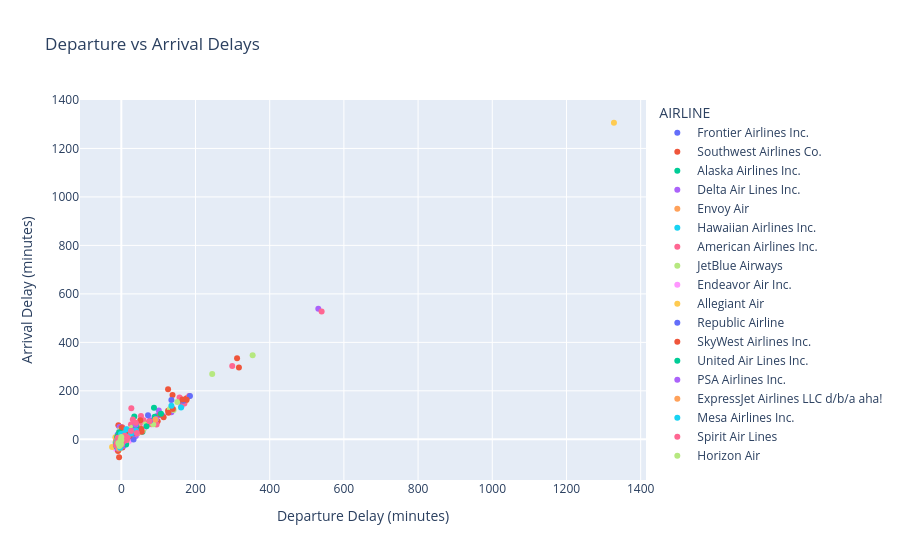

The code cell stored with this chart in its notebook:
### Markdown cell above
The graph illustrates the relationship between flight distance and air time.

# Key Points:
## X-Axis: 
Flight distance in miles.

## Y-Axis:
Air time in minutes.

## Trend Line:
The red line indicates a positive correlation between distance and air time.

## Observations:
As flight distance increases, air time also increases, suggesting that longer flights take more time.
The data points are closely aligned with the trend line, indicating a strong linear relationship.

### Code cell
import plotly.graph_objects as go
from plotly.subplots import make_subplots

# 1. Interactive Scatter Plot of Delays
fig = px.scatter(df.sample(1000), x='DEP_DELAY', y='ARR_DELAY', 
                 color='AIRLINE', hover_data=['ORIGIN_CITY', 'DEST_CITY'],
                 title='Departure vs Arrival Delays')
fig.update_layout(xaxis_title='Departure Delay (minutes)',
                 yaxis_title='Arrival Delay (minutes)')
fig.show()

### Figure 1 — Plotly figure (JSON) as saved in the notebook; plotly's stock layout.template omitted (floating-point values rounded to 4 significant figures; data arrays with more than 128 entries replaced by an {"elided": "..."} marker saying what was removed)
{"data": [{"customdata": [["Phoenix, AZ", "Atlanta, GA"], ["Dallas/Fort Worth, TX", "Phoenix, AZ"], ["Portland, OR", "Denver, CO"], ["Denver, CO", "Orlando, FL"], ["Tampa, FL", "Charlotte, NC"], ["Washington, DC", "Denver, CO"], ["Sacramento, CA", "Las Vegas, NV"], ["Dallas/Fort Worth, TX", "Orlando, FL"], ["Dallas/Fort Worth, TX", "Orlando, FL"], ["Sacramento, CA", "Las Vegas, NV"], ["Denver, CO", "Washington, DC"], ["Hartford, CT", "Denver, CO"], ["Denver, CO", "Cleveland, OH"], ["Denver, CO", "St. Louis, MO"], ["Phoenix, AZ", "Cleveland, OH"], ["Denver, CO", "Washington, DC"], ["Denver, CO", "Santa Ana, CA"], ["Buffalo, NY", "Orlando, FL"]], "hovertemplate": "AIRLINE=Frontier Airlines Inc.<br>DEP_DELAY=%{x}<br>ARR_DELAY=%{y}<br>ORIGIN_CITY=%{customdata[0]}<br>DEST_CITY=%{customdata[1]}<extra></extra>", "legendgroup": "Frontier Airlines Inc.", "marker": {"color": "#636efa", "symbol": "circle"}, "mode": "markers", "name": "Frontier Airlines Inc.", "orientation": "v", "showlegend": true, "type": "scatter", "x": [34, -5, -10, 7, -3, 42, -8, -2, 3, -10, 24, -11, -8, -3, -6, 4, -4, -2], "xaxis": "x", "y": [62, -19, 19, -15, -8, 24, -14, -1, -10, -12, 2, -18, 1, -8, -6, 11, -11, -16], "yaxis": "y"}, {"customdata": {"elided": "188x2 str values"}, "hovertemplate": "AIRLINE=Southwest Airlines Co.<br>DEP_DELAY=%{x}<br>ARR_DELAY=%{y}<br>ORIGIN_CITY=%{customdata[0]}<br>DEST_CITY=%{customdata[1]}<extra></extra>", "legendgroup": "Southwest Airlines Co.", "marker": {"color": "#EF553B", "symbol": "circle"}, "mode": "markers", "name": "Southwest Airlines Co.", "orientation": "v", "showlegend": true, "type": "scatter", "x": {"elided": "188 float values"}, "xaxis": "x", "y": {"elided": "188 float values"}, "yaxis": "y"}, {"customdata": [["Los Angeles, CA", "Seattle, WA"], ["Philadelphia, PA", "Seattle, WA"], ["Portland, OR", "Los Angeles, CA"], ["Austin, TX", "Portland, OR"], ["Seattle, WA", "San Jose, CA"], ["Seattle, WA", "Reno, NV"], ["Portland, OR", "San Francisco, CA"], ["Philadelphia, PA", "Los Angeles, CA"], ["San Francisco, CA", "Seattle, WA"], ["Fairbanks, AK", "Seattle, WA"], ["San Francisco, CA", "Seattle, WA"], ["Seattle, WA", "Boston, MA"], ["Seattle, WA", "Austin, TX"], ["San Francisco, CA", "Las Vegas, NV"], ["Las Vegas, NV", "Portland, OR"], ["Seattle, WA", "Los Angeles, CA"], ["Seattle, WA", "Santa Barbara, CA"], ["Palm Springs, CA", "Portland, OR"], ["San Francisco, CA", "Seattle, WA"], ["Los Angeles, CA", "Portland, OR"], ["Santa Ana, CA", "Seattle, WA"], ["New York, NY", "Los Angeles, CA"], ["Seattle, WA", "Boise, ID"], ["Seattle, WA", "Anchorage, AK"], ["Chicago, IL", "Seattle, WA"], ["Seattle, WA", "Los Angeles, CA"], ["Portland, OR", "San Jose, CA"], ["Atlanta, GA", "Seattle, WA"]], "hovertemplate": "AIRLINE=Alaska Airlines Inc.<br>DEP_DELAY=%{x}<br>ARR_DELAY=%{y}<br>ORIGIN_CITY=%{customdata[0]}<br>DEST_CITY=%{customdata[1]}<extra></extra>", "legendgroup": "Alaska Airlines Inc.", "marker": {"color": "#00cc96", "symbol": "circle"}, "mode": "markers", "name": "Alaska Airlines Inc.", "orientation": "v", "showlegend": true, "type": "scatter", "x": [-5, 2, 33, 10.12, 14, -9, -7, 56, 1, 10.12, -8, 17, 33, 24, -1, 4, 28, -7, 7, 22, -7, -1, -6, -5, 57, -1, 50, 2], "xaxis": "x", "y": [-17, 12, 10, 4.261, 5, -26, -16, 78, -7, 4.261, -11, 8, 23, 37, 6, -21, 27, -11, -6, 19, -15, -16, -23, -13, 31, -10, 45, -3], "yaxis": "y"}, {"customdata": {"elided": "133x2 str values"}, "hovertemplate": "AIRLINE=Delta Air Lines Inc.<br>DEP_DELAY=%{x}<br>ARR_DELAY=%{y}<br>ORIGIN_CITY=%{customdata[0]}<br>DEST_CITY=%{customdata[1]}<extra></extra>", "legendgroup": "Delta Air Lines Inc.", "marker": {"color": "#ab63fa", "symbol": "circle"}, "mode": "markers", "name": "Delta Air Lines Inc.", "orientation": "v", "showlegend": true, "type": "scatter", "x": {"elided": "133 float values"}, "xaxis": "x", "y": {"elided": "133 float values"}, "yaxis": "y"}, {"customdata": [["Chicago, IL", "Akron, OH"], ["Miami, FL", "Gainesville, FL"], ["Chicago, IL", "Des Moines, IA"], ["Garden City, KS", "Dallas/Fort Worth, TX"], ["Little Rock, AR", "Dallas/Fort Worth, TX"], ["Dallas/Fort Worth, TX", "Amarillo, TX"], ["Chicago, IL", "Peoria, IL"], ["Dallas/Fort Worth, TX", "Tyler, TX"], ["Chicago, IL", "White Plains, NY"], ["Miami, FL", "Raleigh/Durham, NC"], ["Baton Rouge, LA", "Dallas/Fort Worth, TX"], ["Alexandria, LA", "Dallas/Fort Worth, TX"], ["Dallas/Fort Worth, TX", "Fayetteville, AR"], ["Chicago, IL", "Little Rock, AR"], ["Gulfport/Biloxi, MS", "Dallas/Fort Worth, TX"], ["Louisville, KY", "Chicago, IL"], ["Dallas/Fort Worth, TX", "Fayetteville, AR"], ["Grand Rapids, MI", "Dallas/Fort Worth, TX"], ["Chicago, IL", "Dubuque, IA"], ["Chicago, IL", "Baltimore, MD"], ["Chicago, IL", "Cedar Rapids/Iowa City, IA"], ["Nashville, TN", "Miami, FL"], ["Shreveport, LA", "Dallas/Fort Worth, TX"], ["Chicago, IL", "Columbus, OH"], ["Bismarck/Mandan, ND", "Dallas/Fort Worth, TX"], ["Buffalo, NY", "Dallas/Fort Worth, TX"], ["Pittsburgh, PA", "Chicago, IL"], ["Tampa, FL", "Nashville, TN"], ["Kansas City, MO", "Austin, TX"], ["Dallas/Fort Worth, TX", "Longview, TX"], ["Burlington, VT", "Chicago, IL"], ["New York, NY", "Detroit, MI"], ["Dallas/Fort Worth, TX", "Lexington, KY"], ["Chicago, IL", "Greensboro/High Point, NC"], ["Dallas/Fort Worth, TX", "Brownsville, TX"], ["Gainesville, FL", "Dallas/Fort Worth, TX"], ["Sioux Falls, SD", "Chicago, IL"], ["Dallas/Fort Worth, TX", "Tallahassee, FL"], ["Chicago, IL", "Rochester, NY"], ["Billings, MT", "Dallas/Fort Worth, TX"]], "hovertemplate": "AIRLINE=Envoy Air<br>DEP_DELAY=%{x}<br>ARR_DELAY=%{y}<br>ORIGIN_CITY=%{customdata[0]}<br>DEST_CITY=%{customdata[1]}<extra></extra>", "legendgroup": "Envoy Air", "marker": {"color": "#FFA15A", "symbol": "circle"}, "mode": "markers", "name": "Envoy Air", "orientation": "v", "showlegend": true, "type": "scatter", "x": [-7, -7, -7, -5, 2, -1, -1, 10.12, -2, -3, -9, -1, -1, -4, 10.12, 8, -3, 36, -3, -2, -10, 0, 42, -3, -6, 14, 174, 0, 10, -3, -5, 10.12, 11, -4, -6, -7, -7, -3, -2, -13], "xaxis": "x", "y": [-14, -10, -27, -24, 8, -8, -6, 4.261, 39, -20, -1, -20, -11, -12, 4.261, -8, -8, 24, -5, -4, -37, -6, 37, -13, -31, 10, 160, 2, 2, 3, -12, 4.261, -12, -11, -15, -18, -32, -2, -11, -7], "yaxis": "y"}, {"customdata": [["Honolulu, HI", "Hilo, HI"], ["Kona, HI", "Honolulu, HI"], ["Honolulu, HI", "Hilo, HI"], ["Kahului, HI", "San Jose, CA"], ["Kahului, HI", "Sacramento, CA"], ["Kahului, HI", "Honolulu, HI"], ["Kahului, HI", "Honolulu, HI"], ["Lihue, HI", "Honolulu, HI"], ["Lihue, HI", "Honolulu, HI"], ["Hilo, HI", "Honolulu, HI"], ["Kahului, HI", "Honolulu, HI"], ["Kahului, HI", "San Francisco, CA"], ["Sacramento, CA", "Honolulu, HI"], ["Long Beach, CA", "Honolulu, HI"], ["Honolulu, HI", "Hilo, HI"], ["Hilo, HI", "Honolulu, HI"], ["Kahului, HI", "Honolulu, HI"], ["Lihue, HI", "Honolulu, HI"], ["Lihue, HI", "Honolulu, HI"], ["Kona, HI", "Honolulu, HI"], ["Lihue, HI", "Honolulu, HI"]], "hovertemplate": "AIRLINE=Hawaiian Airlines Inc.<br>DEP_DELAY=%{x}<br>ARR_DELAY=%{y}<br>ORIGIN_CITY=%{customdata[0]}<br>DEST_CITY=%{customdata[1]}<extra></extra>", "legendgroup": "Hawaiian Airlines Inc.", "marker": {"color": "#19d3f3", "symbol": "circle"}, "mode": "markers", "name": "Hawaiian Airlines Inc.", "orientation": "v", "showlegend": true, "type": "scatter", "x": [6, 1, -7, -5, -10, 26, -4, -5, 24, -3, 2, 2, 4, 3, -7, 2, -5, -5, -5, -4, -8], "xaxis": "x", "y": [12, -3, -8, -5, 14, 28, -8, -6, 27, -1, -1, 12, 13, -10, -9, -1, -8, -5, -6, -5, -2], "yaxis": "y"}, {"customdata": {"elided": "136x2 str values"}, "hovertemplate": "AIRLINE=American Airlines Inc.<br>DEP_DELAY=%{x}<br>ARR_DELAY=%{y}<br>ORIGIN_CITY=%{customdata[0]}<br>DEST_CITY=%{customdata[1]}<extra></extra>", "legendgroup": "American Airlines Inc.", "marker": {"color": "#FF6692", "symbol": "circle"}, "mode": "markers", "name": "American Airlines Inc.", "orientation": "v", "showlegend": true, "type": "scatter", "x": {"elided": "136 float values"}, "xaxis": "x", "y": {"elided": "136 float values"}, "yaxis": "y"}, {"customdata": [["Boston, MA", "Minneapolis, MN"], ["New York, NY", "Los Angeles, CA"], ["New York, NY", "Boston, MA"], ["Las Vegas, NV", "Boston, MA"], ["New York, NY", "Boston, MA"], ["Raleigh/Durham, NC", "Boston, MA"], ["White Plains, NY", "West Palm Beach/Palm Beach, FL"], ["Ponce, PR", "Orlando, FL"], ["Las Vegas, NV", "New York, NY"], ["Raleigh/Durham, NC", "Boston, MA"], ["Orlando, FL", "Newark, NJ"], ["Dallas/Fort Worth, TX", "Boston, MA"], ["Hartford, CT", "Orlando, FL"], ["San Juan, PR", "New York, NY"], ["West Palm Beach/Palm Beach, FL", "New York, NY"], ["Austin, TX", "Long Beach, CA"], ["Washington, DC", "Boston, MA"], ["Baltimore, MD", "Boston, MA"], ["West Palm Beach/Palm Beach, FL", "White Plains, NY"], ["Orlando, FL", "Syracuse, NY"], ["San Juan, PR", "Boston, MA"], ["Boston, MA", "Savannah, GA"], ["Martha's Vineyard, MA", "New York, NY"], ["Fort Myers, FL", "Boston, MA"], ["Las Vegas, NV", "New York, NY"], ["New York, NY", "San Jose, CA"], ["Nantucket, MA", "Boston, MA"], ["Orlando, FL", "New York, NY"], ["New York, NY", "West Palm Beach/Palm Beach, FL"], ["Boston, MA", "Washington, DC"], ["Fort Lauderdale, FL", "San Juan, PR"], ["Charleston, SC", "Boston, MA"], ["Newark, NJ", "Fort Lauderdale, FL"], ["San Juan, PR", "Hartford, CT"], ["Buffalo, NY", "New York, NY"], ["New Orleans, LA", "New York, NY"], ["Tampa, FL", "Boston, MA"], ["Boston, MA", "Pittsburgh, PA"], ["New York, NY", "Savannah, GA"], ["Reno, NV", "Long Beach, CA"]], "hovertemplate": "AIRLINE=JetBlue Airways<br>DEP_DELAY=%{x}<br>ARR_DELAY=%{y}<br>ORIGIN_CITY=%{customdata[0]}<br>DEST_CITY=%{customdata[1]}<extra></extra>", "legendgroup": "JetBlue Airways", "marker": {"color": "#B6E880", "symbol": "circle"}, "mode": "markers", "name": "JetBlue Airways", "orientation": "v", "showlegend": true, "type": "scatter", "x": [62, 31, 21, -7, -10, 0, 24, 29, -12, 65, 60, -5, 0, -12, -9, 1, 245, 11, 25, -4, 15, -1, -1, -9, -12, 86, 37, -8, -3, -8, 131, -2, 25, -7, 45, 57, -5, -16, 141, 151], "xaxis": "x", "y": [47, 44, 9, -44, -22, -10, -2, 48, -33, 61, 46, 0, 5, -18, -7, 2, 269, 9, 15, 37, -11, -5, -13, -18, -33, 62, 46, 7, -24, -24, 125, -26, 43, -18, 28, 35, -12, -14, 121, 154], "yaxis": "y"}, {"customdata": [["Greer, SC", "New York, NY"], ["New York, NY", "Cleveland, OH"], ["Atlanta, GA", "Flint, MI"], ["Atlanta, GA", "Fort Wayne, IN"], ["Atlanta, GA", "Mobile, AL"], ["New York, NY", "Burlington, VT"], ["New York, NY", "Pittsburgh, PA"], ["New York, NY", "Greer, SC"], ["White Plains, NY", "Atlanta, GA"], ["Minneapolis, MN", "Madison, WI"], ["Atlanta, GA", "Valdosta, GA"], ["Atlanta, GA", "Lexington, KY"], ["Fayetteville, NC", "Atlanta, GA"], ["New York, NY", "Detroit, MI"], ["Atlanta, GA", "Alexandria, LA"], ["Minneapolis, MN", "Indianapolis, IN"], ["New York, NY", "Buffalo, NY"], ["Burlington, VT", "Detroit, MI"], ["Atlanta, GA", "Newport News/Williamsburg, VA"], ["New York, NY", "Richmond, VA"], ["Atlanta, GA", "Monroe, LA"], ["Cincinnati, OH", "Houston, TX"], ["Detroit, MI", "Des Moines, IA"], ["New York, NY", "Rochester, NY"], ["Fayetteville, AR", "New York, NY"], ["Columbia, SC", "Atlanta, GA"], ["New York, NY", "Milwaukee, WI"], ["Fort Wayne, IN", "Atlanta, GA"], ["Atlanta, GA", "Roanoke, VA"], ["Detroit, MI", "Evansville, IN"], ["Montgomery, AL", "Atlanta, GA"], ["Atlanta, GA", "Mobile, AL"]], "hovertemplate": "AIRLINE=Endeavor Air Inc.<br>DEP_DELAY=%{x}<br>ARR_DELAY=%{y}<br>ORIGIN_CITY=%{customdata[0]}<br>DEST_CITY=%{customdata[1]}<extra></extra>", "legendgroup": "Endeavor Air Inc.", "marker": {"color": "#FF97FF", "symbol": "circle"}, "mode": "markers", "name": "Endeavor Air Inc.", "orientation": "v", "showlegend": true, "type": "scatter", "x": [10.12, -4, 21, -5, -3, -3, -8, -10, -14, -4, -5, -1, 21, -7, -6, -3, -6, -12, -3, 64, 27, 76, -7, -5, 13, -2, -9, 5, -2, -4, -1, -17], "xaxis": "x", "y": [4.261, -12, -7, -5, -6, -24, -33, -23, -40, -18, -9, -1, 15, -15, -7, -17, -24, -22, -23, 51, 32, 89, -9, 32, 11, -11, -29, -8, -2, -21, -9, -32], "yaxis": "y"}, {"customdata": [["Louisville, KY", "Fort Lauderdale, FL"], ["Peoria, IL", "Sarasota/Bradenton, FL"], ["Sanford, FL", "Springfield, MO"], ["Punta Gorda, FL", "Dayton, OH"], ["Newburgh/Poughkeepsie, NY", "Myrtle Beach, SC"], ["Punta Gorda, FL", "Knoxville, TN"], ["Sarasota/Bradenton, FL", "Grand Rapids, MI"], ["Omaha, NE", "Las Vegas, NV"], ["Phoenix, AZ", "Pasco/Kennewick/Richland, WA"], ["Phoenix, AZ", "Houston, TX"], ["Punta Gorda, FL", "Allentown/Bethlehem/Easton, PA"], ["Indianapolis, IN", "Punta Gorda, FL"], ["St. Petersburg, FL", "Cleveland, OH"], ["Stockton, CA", "Las Vegas, NV"], ["Rockford, IL", "Punta Gorda, FL"], ["Chicago, IL", "Savannah, GA"], ["Grand Rapids, MI", "Punta Gorda, FL"], ["Oakland, CA", "Eugene, OR"]], "hovertemplate": "AIRLINE=Allegiant Air<br>DEP_DELAY=%{x}<br>ARR_DELAY=%{y}<br>ORIGIN_CITY=%{customdata[0]}<br>DEST_CITY=%{customdata[1]}<extra></extra>", "legendgroup": "Allegiant Air", "marker": {"color": "#FECB52", "symbol": "circle"}, "mode": "markers", "name": "Allegiant Air", "orientation": "v", "showlegend": true, "type": "scatter", "x": [5, 1328, 11, -10, -16, -9, -9, -5, -10, -6, -25, 3, -5, 3, 44, 3, -5, 3], "xaxis": "x", "y": [3, 1306, 9, -12, 9, -13, -5, -11, -6, -7, -32, 11, -10, 10, 52, 1, -14, 4], "yaxis": "y"}, {"customdata": [["Worcester, MA", "New York, NY"], ["Richmond, VA", "New York, NY"], ["Philadelphia, PA", "Nashville, TN"], ["Nashville, TN", "Washington, DC"], ["Raleigh/Durham, NC", "New York, NY"], ["Charlotte, NC", "Boston, MA"], ["Pittsburgh, PA", "Washington, DC"], ["Raleigh/Durham, NC", "Newark, NJ"], ["Newark, NJ", "Minneapolis, MN"], ["Charleston, SC", "Chicago, IL"], ["Houston, TX", "Fayetteville, AR"], ["Houston, TX", "Fayetteville, AR"], ["Newark, NJ", "Greensboro/High Point, NC"], ["Traverse City, MI", "Boston, MA"], ["Detroit, MI", "New York, NY"], ["Savannah, GA", "Chicago, IL"], ["Washington, DC", "Norfolk, VA"], ["Omaha, NE", "Washington, DC"], ["Washington, DC", "Cincinnati, OH"], ["New York, NY", "Greensboro/High Point, NC"], ["Washington, DC", "Des Moines, IA"], ["Newark, NJ", "Atlanta, GA"], ["Pittsburgh, PA", "Newark, NJ"], ["Washington, DC", "Louisville, KY"], ["Boston, MA", "Richmond, VA"], ["Newark, NJ", "Rochester, NY"], ["Columbus, OH", "Boston, MA"], ["Detroit, MI", "Omaha, NE"], ["Newark, NJ", "Key West, FL"], ["Pittsburgh, PA", "Detroit, MI"], ["New York, NY", "Philadelphia, PA"], ["New York, NY", "Washington, DC"], ["Pittsburgh, PA", "Washington, DC"], ["Minneapolis, MN", "Washington, DC"], ["Washington, DC", "New York, NY"], ["Newark, NJ", "Columbus, OH"], ["Boston, MA", "Newark, NJ"], ["Chicago, IL", "Charlotte, NC"], ["Chicago, IL", "Boston, MA"], ["Detroit, MI", "Indianapolis, IN"], ["New York, NY", "Washington, DC"], ["New York, NY", "Boston, MA"], ["Nashville, TN", "Washington, DC"]], "hovertemplate": "AIRLINE=Republic Airline<br>DEP_DELAY=%{x}<br>ARR_DELAY=%{y}<br>ORIGIN_CITY=%{customdata[0]}<br>DEST_CITY=%{customdata[1]}<extra></extra>", "legendgroup": "Republic Airline", "marker": {"color": "#636efa", "symbol": "circle"}, "mode": "markers", "name": "Republic Airline", "orientation": "v", "showlegend": true, "type": "scatter", "x": [-7, 18, -4, -6, -3, 167, 5, 135, 0, -14, -5, -7, -3, -6, -8, -1, -5, -12, -5, 32, 8, 33, 72, -10, -6, 1, -6, -6, -5, -7, -8, -1, -13, 185, 6, 16, -2, -4, 78, -5, -1, -5, -5], "xaxis": "x", "y": [-8, 10, -20, -14, -18, 159, -4, 162, 9, -24, -19, -16, -19, -5, -11, 11, -7, -26, -7, 24, 12, -1, 99, -12, -25, -14, -8, 3, -21, -9, -19, 11, -28, 179, -14, 4, 14, -24, 78, -12, -4, -19, -7], "yaxis": "y"}, {"customdata": {"elided": "122x2 str values"}, "hovertemplate": "AIRLINE=SkyWest Airlines Inc.<br>DEP_DELAY=%{x}<br>ARR_DELAY=%{y}<br>ORIGIN_CITY=%{customdata[0]}<br>DEST_CITY=%{customdata[1]}<extra></extra>", "legendgroup": "SkyWest Airlines Inc.", "marker": {"color": "#EF553B", "symbol": "circle"}, "mode": "markers", "name": "SkyWest Airlines Inc.", "orientation": "v", "showlegend": true, "type": "scatter", "x": [-2, 3, -7, 14, 312, -3, 1, -5, 6, -9, -2, 2, -1, -2, -7, -5, 5, -6, 0, -4, -11, -8, -10, -4, -2, 105, -7, 317, 10.12, -5, -4, 0, -13, -1, -3, 0, 39, 55, -9, -8, -2, 12, -5, 0, -4, 51, -4, -6, 54, -8, -2, -2, -4, 127, -1, -9, -4, 139, -3, -11, -1, -5, 1, -6, 16, 11, -7, 126, -6, 9, -13, 176, -5, -10, 114, 23, -6, -7, -1, -5, -6, -8, -11, -7, 8, 20, 5, -2, -10, 0, 51, -5, 8, 3, 13, -7, -4, -5, -3, -9, -5, -2, -3, -4, -4, -6, -3, -4, -7, -3, -5, -6, 9, 0, -10, 8, 28, -6, -10, 165, -1, -6], "xaxis": "x", "y": [14, -9, -7, 12, 334, -10, 48, -4, -8, 9, 1, 14, 27, 6, -25, -7, -7, -16, -20, -5, -3, -3, -13, -1, -27, 102, 11, 296, 4.261, -19, -17, -11, -15, -10, -21, -4, 58, 31, -48, -15, 2, 10, -23, -11, -12, 79, -7, -8, 43, -10, -7, -15, -17, 110, 2, -11, -5, 125, -15, -7, 0, -21, -6, -14, 35, 19, -17, 207, -6, -5, -5, 163, -7, -30, 91, 17, 5, -16, -8, -11, -16, -10, -12, -16, 6, 12, 8, -16, 12, -8, 41, -25, -1, 11, 8, -6, -5, -12, 1, -20, -6, -15, 3, 5, -18, -14, -18, -9, -6, -14, -13, -20, 0, -1, -18, 0, 34, -18, -11, 164, 1, -12], "yaxis": "y"}, {"customdata": {"elided": "69x2 str values"}, "hovertemplate": "AIRLINE=United Air Lines Inc.<br>DEP_DELAY=%{x}<br>ARR_DELAY=%{y}<br>ORIGIN_CITY=%{customdata[0]}<br>DEST_CITY=%{customdata[1]}<extra></extra>", "legendgroup": "United Air Lines Inc.", "marker": {"color": "#00cc96", "symbol": "circle"}, "mode": "markers", "name": "United Air Lines Inc.", "orientation": "v", "showlegend": true, "type": "scatter", "x": [0, -5, 13, 35, -4, -4, -11, -4, -1, -9, -3, -12, -4, -6, -6, -1, -1, -2, -8, 36, 41, 13, -6, -7, -3, -10, -6, 10.12, 68, 2, -1, -6, 107, 12, -8, 0, 6, -6, -1, -5, -8, -2, -4, -2, -3, -5, 90, 10.12, -3, -6, 11, 88, -7, -9, 10, -1, -4, -3, -13, 4, -6, 4, 10, -2, 3, -3, 1, 1, -8], "xaxis": "x", "y": [-23, -15, -21, 94, -6, -17, 10, -18, -9, -17, 3, -32, -30, -13, -27, -5, -20, -15, -15, 38, 53, 3, -11, 2, 16, -14, 29, 4.261, 54, -2, -6, 9, 105, -4, 11, -8, 14, -6, 25, -17, 1, -8, -9, -21, -18, 3, 93, 4.261, -15, -3, -12, 130, -21, -18, -16, -14, 4, -9, -17, 3, -19, -9, 4, -15, -2, 14, -13, -15, -29], "yaxis": "y"}, {"customdata": [["Asheville, NC", "Charlotte, NC"], ["Charlotte, NC", "Indianapolis, IN"], ["Grand Rapids, MI", "Charlotte, NC"], ["Charlotte, NC", "Panama City, FL"], ["Peoria, IL", "Dallas/Fort Worth, TX"], ["Washington, DC", "New Orleans, LA"], ["Washington, DC", "Tulsa, OK"], ["Jackson/Vicksburg, MS", "Dallas/Fort Worth, TX"], ["Charlotte, NC", "Wilmington, NC"], ["Charlotte, NC", "Shreveport, LA"], ["Charlotte, NC", "Cleveland, OH"], ["Washington, DC", "Buffalo, NY"], ["Charlotte, NC", "Richmond, VA"], ["Washington, DC", "Montgomery, AL"], ["Buffalo, NY", "Philadelphia, PA"], ["Charlotte, NC", "Oklahoma City, OK"], ["Charlotte, NC", "Greer, SC"], ["Washington, DC", "White Plains, NY"], ["Columbia, SC", "Charlotte, NC"], ["Charlotte, NC", "Greensboro/High Point, NC"], ["Charlotte, NC", "Toledo, OH"], ["Cincinnati, OH", "Charlotte, NC"], ["Charlotte, NC", "Dayton, OH"], ["Omaha, NE", "Charlotte, NC"], ["Charlotte, NC", "Jacksonville/Camp Lejeune, NC"], ["Dayton, OH", "Washington, DC"], ["Cedar Rapids/Iowa City, IA", "Charlotte, NC"], ["Raleigh/Durham, NC", "Philadelphia, PA"], ["Charlotte, NC", "Gainesville, FL"], ["Charlotte, NC", "Gainesville, FL"], ["Washington, DC", "Rochester, NY"]], "hovertemplate": "AIRLINE=PSA Airlines Inc.<br>DEP_DELAY=%{x}<br>ARR_DELAY=%{y}<br>ORIGIN_CITY=%{customdata[0]}<br>DEST_CITY=%{customdata[1]}<extra></extra>", "legendgroup": "PSA Airlines Inc.", "marker": {"color": "#ab63fa", "symbol": "circle"}, "mode": "markers", "name": "PSA Airlines Inc.", "orientation": "v", "showlegend": true, "type": "scatter", "x": [-10, 13, -4, -5, -6, 36, 0, -3, 40, 531, -5, 10.12, -4, 7, -8, 0, 39, 32, 2, -8, 94, 8, 0, -6, -3, -1, -10, 17, -9, 17, -7], "xaxis": "x", "y": [-11, 4, -8, -4, 5, 35, 13, -8, 35, 539, -8, 4.261, -10, 4, -20, -13, 60, 35, -22, -20, 84, -7, 13, 1, -15, 5, -38, 11, -13, 10, -12], "yaxis": "y"}, {"customdata": [["Houston, TX", "Monroe, LA"], ["Chicago, IL", "Washington, DC"], ["Charlotte, NC", "Chicago, IL"], ["Houston, TX", "Mission/McAllen/Edinburg, TX"], ["Monroe, LA", "Houston, TX"], ["New York, NY", "Cleveland, OH"], ["Newark, NJ", "Nashville, TN"], ["Mission/McAllen/Edinburg, TX", "Houston, TX"], ["Newark, NJ", "Cleveland, OH"]], "hovertemplate": "AIRLINE=ExpressJet Airlines LLC d/b/a aha!<br>DEP_DELAY=%{x}<br>ARR_DELAY=%{y}<br>ORIGIN_CITY=%{customdata[0]}<br>DEST_CITY=%{customdata[1]}<extra></extra>", "legendgroup": "ExpressJet Airlines LLC d/b/a aha!", "marker": {"color": "#FFA15A", "symbol": "circle"}, "mode": "markers", "name": "ExpressJet Airlines LLC d/b/a aha!", "orientation": "v", "showlegend": true, "type": "scatter", "x": [-4, 15, -7, -3, 92, -7, 10.12, -10, -12], "xaxis": "x", "y": [-2, -3, -1, -13, 82, -38, 4.261, -17, -4], "yaxis": "y"}, {"customdata": [["Phoenix, AZ", "El Paso, TX"], ["Charleston, SC", "Houston, TX"], ["Houston, TX", "Midland/Odessa, TX"], ["Houston, TX", "Omaha, NE"], ["Dallas/Fort Worth, TX", "Huntsville, AL"], ["Houston, TX", "Midland/Odessa, TX"], ["San Antonio, TX", "Houston, TX"], ["Phoenix, AZ", "Cedar Rapids/Iowa City, IA"], ["Houston, TX", "Grand Rapids, MI"], ["Monterey, CA", "Phoenix, AZ"], ["Washington, DC", "Austin, TX"], ["Washington, DC", "New York, NY"], ["Houston, TX", "New York, NY"], ["Midland/Odessa, TX", "Dallas/Fort Worth, TX"], ["Dallas/Fort Worth, TX", "El Paso, TX"], ["Detroit, MI", "Washington, DC"], ["Houston, TX", "Columbus, OH"], ["Houston, TX", "Cleveland, OH"], ["Durango, CO", "Dallas/Fort Worth, TX"], ["New York, NY", "Houston, TX"], ["Houston, TX", "Salt Lake City, UT"], ["Richmond, VA", "Houston, TX"], ["Phoenix, AZ", "Oklahoma City, OK"], ["Dallas/Fort Worth, TX", "Knoxville, TN"], ["Santa Barbara, CA", "Phoenix, AZ"]], "hovertemplate": "AIRLINE=Mesa Airlines Inc.<br>DEP_DELAY=%{x}<br>ARR_DELAY=%{y}<br>ORIGIN_CITY=%{customdata[0]}<br>DEST_CITY=%{customdata[1]}<extra></extra>", "legendgroup": "Mesa Airlines Inc.", "marker": {"color": "#19d3f3", "symbol": "circle"}, "mode": "markers", "name": "Mesa Airlines Inc.", "orientation": "v", "showlegend": true, "type": "scatter", "x": [39, -10, -4, -3, 6, -1, -13, -1, -8, -11, 161, 135, -6, -11, 6, -4, -2, 26, -9, -3, 14, -3, 6, -4, -7], "xaxis": "x", "y": [34, 0, -3, -10, -5, 22, -13, -1, -23, -17, 131, 138, -17, -13, 24, -9, -5, 24, -17, -35, 42, -4, 12, -1, -14], "yaxis": "y"}, {"customdata": [["Chicago, IL", "Los Angeles, CA"], ["Fort Lauderdale, FL", "Atlanta, GA"], ["Albuquerque, NM", "Las Vegas, NV"], ["Las Vegas, NV", "New Orleans, LA"], ["Los Angeles, CA", "Houston, TX"], ["Las Vegas, NV", "Boston, MA"], ["Los Angeles, CA", "Philadelphia, PA"], ["Orlando, FL", "Boston, MA"], ["Santa Ana, CA", "Las Vegas, NV"], ["Atlantic City, NJ", "Orlando, FL"], ["Fort Lauderdale, FL", "Houston, TX"], ["Latrobe, PA", "Myrtle Beach, SC"], ["Chicago, IL", "Fort Myers, FL"], ["Las Vegas, NV", "Oakland, CA"], ["Philadelphia, PA", "Dallas/Fort Worth, TX"], ["Pittsburgh, PA", "Las Vegas, NV"], ["Fort Myers, FL", "Cleveland, OH"], ["Dallas/Fort Worth, TX", "San Diego, CA"], ["Myrtle Beach, SC", "Rochester, NY"], ["Pittsburgh, PA", "Newark, NJ"], ["Tampa, FL", "Boston, MA"], ["Fort Myers, FL", "Philadelphia, PA"], ["Tampa, FL", "Baltimore, MD"], ["San Juan, PR", "Atlantic City, NJ"], ["Atlantic City, NJ", "Tampa, FL"], ["Las Vegas, NV", "Chicago, IL"], ["Orlando, FL", "Philadelphia, PA"], ["Orlando, FL", "Cleveland, OH"], ["Fort Lauderdale, FL", "Houston, TX"], ["Tampa, FL", "San Juan, PR"], ["Newark, NJ", "Orlando, FL"], ["Los Angeles, CA", "Kansas City, MO"], ["Orlando, FL", "Fort Lauderdale, FL"], ["Orlando, FL", "Raleigh/Durham, NC"], ["Newark, NJ", "Fort Myers, FL"], ["Fort Lauderdale, FL", "Dallas/Fort Worth, TX"], ["Columbus, OH", "Fort Lauderdale, FL"], ["Houston, TX", "New Orleans, LA"], ["Oakland, CA", "Las Vegas, NV"]], "hovertemplate": "AIRLINE=Spirit Air Lines<br>DEP_DELAY=%{x}<br>ARR_DELAY=%{y}<br>ORIGIN_CITY=%{customdata[0]}<br>DEST_CITY=%{customdata[1]}<extra></extra>", "legendgroup": "Spirit Air Lines", "marker": {"color": "#FF6692", "symbol": "circle"}, "mode": "markers", "name": "Spirit Air Lines", "orientation": "v", "showlegend": true, "type": "scatter", "x": [0, 5, 76, 13, 4, 16, -2, -5, -7, -9, 26, -9, -1, -1, 31, -5, 540, 14, -9, 9, -3, -14, 42, 0, -3, -4, -4, 39, -5, -2, -12, -10, 14, -4, -1, -7, -4, -5, -5], "xaxis": "x", "y": [-21, -4, 75, -3, -9, 7, 1, -18, -18, 4.261, 34, -12, 5, -2, 82, -15, 527, -1, 6, 15, -8, -25, 26, -18, -9, -6, -10, 68, -12, -21, -14, -21, 10, -14, -6, -20, -18, -8, -15], "yaxis": "y"}, {"customdata": [["Portland, OR", "Seattle, WA"], ["Seattle, WA", "El Paso, TX"], ["Medford, OR", "Seattle, WA"], ["Sacramento, CA", "San Diego, CA"], ["Bend/Redmond, OR", "Seattle, WA"], ["Las Vegas, NV", "Everett, WA"], ["Anchorage, AK", "Deadhorse, AK"], ["Boise, ID", "Seattle, WA"]], "hovertemplate": "AIRLINE=Horizon Air<br>DEP_DELAY=%{x}<br>ARR_DELAY=%{y}<br>ORIGIN_CITY=%{customdata[0]}<br>DEST_CITY=%{customdata[1]}<extra></extra>", "legendgroup": "Horizon Air", "marker": {"color": "#B6E880", "symbol": "circle"}, "mode": "markers", "name": "Horizon Air", "orientation": "v", "showlegend": true, "type": "scatter", "x": [0, -6, -5, -2, -8, 0, 354, -1], "xaxis": "x", "y": [-3, -18, -28, -3, -15, 10, 347, -20], "yaxis": "y"}], "layout": {"legend": {"title": {"text": "AIRLINE"}, "tracegroupgap": 0}, "title": {"text": "Departure vs Arrival Delays"}, "xaxis": {"anchor": "y", "domain": [0, 1], "title": {"text": "Departure Delay (minutes)"}}, "yaxis": {"anchor": "x", "domain": [0, 1], "title": {"text": "Arrival Delay (minutes)"}}}}
